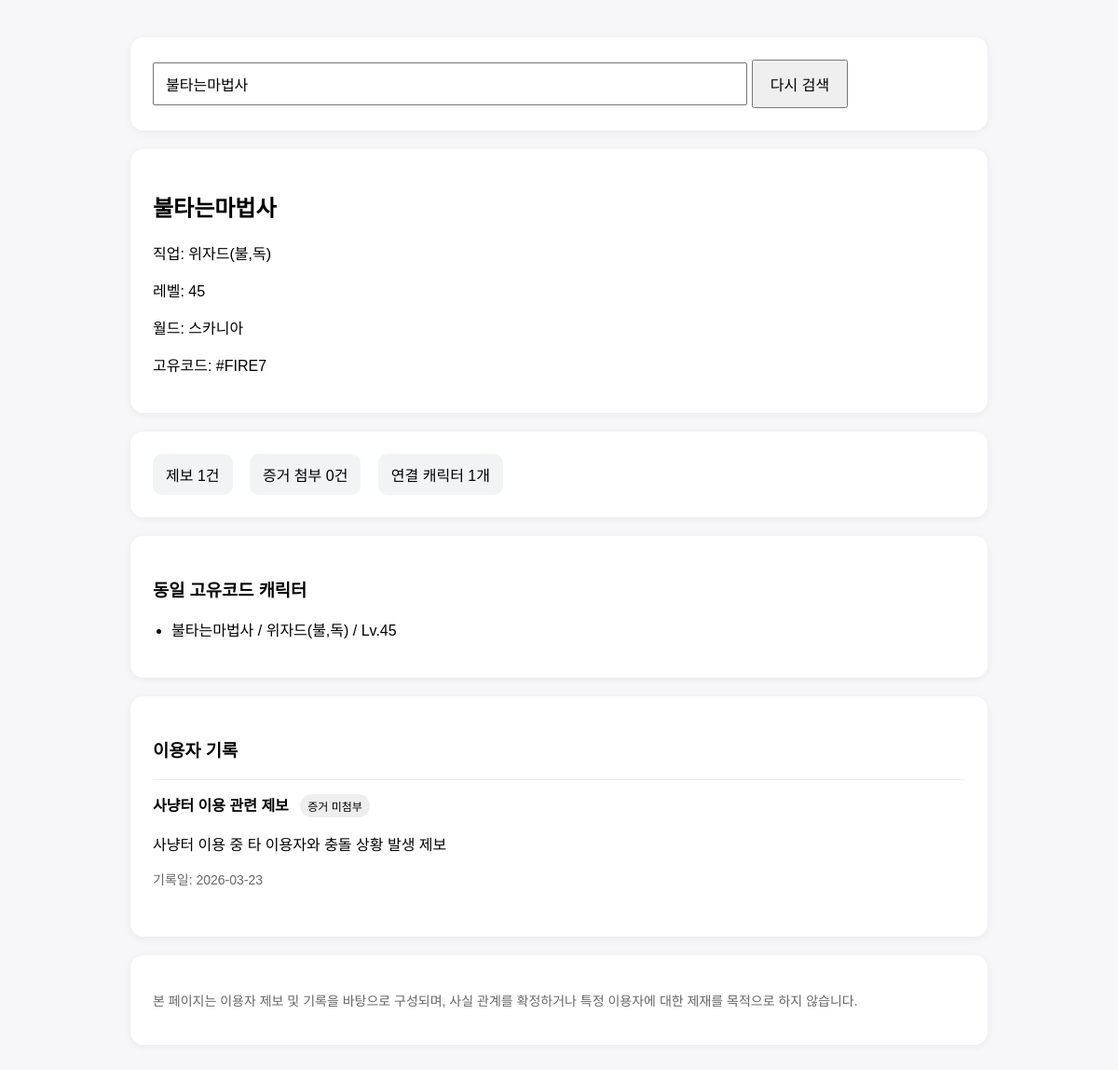
/search?name=불타는마법사, run on the app's committed database.
### tables this page shows
CREATE TABLE characters (
    id INTEGER PRIMARY KEY AUTOINCREMENT,
    character_name TEXT NOT NULL UNIQUE,
    unique_code TEXT NOT NULL,
    job TEXT,
    level INTEGER,
    world TEXT,
    created_at TEXT DEFAULT CURRENT_TIMESTAMP
);

CREATE TABLE reports (
    id INTEGER PRIMARY KEY AUTOINCREMENT,
    character_name TEXT NOT NULL,
    unique_code TEXT NOT NULL,
    category TEXT NOT NULL,
    summary TEXT NOT NULL,
    evidence INTEGER NOT NULL DEFAULT 0,
    report_date TEXT NOT NULL,
    created_at TEXT DEFAULT CURRENT_TIMESTAMP
);

### app.py (the view)
@app.route("/search", methods=["GET"])
def search():
    name = request.args.get("name", "").strip()
    if not name:
        return render_template("result.html", found=False, query=name)
    conn = get_conn()
    conn.execute(
        "INSERT INTO search_logs (character_name) VALUES (?)",
        (name,)
    )
    conn.commit()
    character = conn.execute("""
        SELECT *
        FROM characters
        WHERE character_name = ?
    """, (name,)).fetchone()
    if not character:
        conn.close()
        return render_template("result.html", found=False, query=name)
    linked_chars = conn.execute("""
        SELECT character_name, job, level
        FROM characters
        WHERE unique_code = ?
        ORDER BY level DESC, character_name ASC
    """, (character["unique_code"],)).fetchall()
    reports = conn.execute("""
        SELECT category, summary, evidence, report_date
        FROM reports
        WHERE unique_code = ?
        ORDER BY report_date DESC
    """, (character["unique_code"],)).fetchall()
    report_count = len(reports)
    evidence_count = sum(1 for r in reports if r["evidence"] == 1)
    conn.close()
    return render_template(
        "result.html",
        found=True,
        character=character,
        linked_chars=linked_chars,
        reports=reports,
        report_count=report_count,
        evidence_count=evidence_count,
        query=name
    )

### app.py (called while the page is built)
def get_conn():
    conn = sqlite3.connect(DB_PATH)
    conn.row_factory = sqlite3.Row
    return conn

### templates/result.html (shortened to what this page needs)
<!DOCTYPE html>
<html lang="ko">
<head>
</head>
<body>
  <div class="box">
    <form action="/search" method="get">
      <input type="text" name="name" value="{{ query }}" placeholder="캐릭터명 입력">
      <button type="submit">다시 검색</button>
    </form>
  </div>
  {% if not found %}
    <div class="box">
      <h2>검색 결과 없음</h2>
      <p><strong>{{ query }}</strong> 에 대한 기록을 찾지 못했습니다.</p>
      <p class="muted">아직 등록되지 않은 캐릭터일 수 있습니다.</p>
    </div>
  {% else %}
    <div class="box">
      <h2>{{ character["character_name"] }}</h2>
      <p>직업: {{ character["job"] or '-' }}</p>
      <p>레벨: {{ character["level"] or '-' }}</p>
      <p>월드: {{ character["world"] or '-' }}</p>
      <p>고유코드: {{ character["unique_code"] }}</p>
    </div>
    <div class="box">
      <div class="stat">제보 {{ report_count }}건</div>
      <div class="stat">증거 첨부 {{ evidence_count }}건</div>
      <div class="stat">연결 캐릭터 {{ linked_chars|length }}개</div>
    </div>
    <div class="box">
      <h3>동일 고유코드 캐릭터</h3>
      <ul>
        {% for c in linked_chars %}
          <li>{{ c["character_name"] }} / {{ c["job"] }} / Lv.{{ c["level"] }}</li>
        {% endfor %}
      </ul>
    </div>
    <div class="box">
      <h3>이용자 기록</h3>
      {% if reports %}
        {% for report in reports %}
          <div class="report">
            <strong>{{ report["category"] }}</strong>
            {% if report["evidence"] == 1 %}
              <span class="badge">증거 첨부</span>
            {% else %}
              <span class="badge">증거 미첨부</span>
            {% endif %}
            <p>{{ report["summary"] }}</p>
            <p class="muted">기록일: {{ report["report_date"] }}</p>
          </div>
        {% endfor %}
      {% else %}
        <p class="muted">등록된 기록이 없습니다.</p>
      {% endif %}
    </div>
    <div class="box">
      <p class="muted">
        본 페이지는 이용자 제보 및 기록을 바탕으로 구성되며, 사실 관계를 확정하거나 특정 이용자에 대한 제재를 목적으로 하지 않습니다.
      </p>
    </div>
  {% endif %}
</body>
</html>

### templates/result.html (style rules this page uses)
body { font-family: Arial, sans-serif; max-width: 920px; margin: 40px auto; padding: 0 16px; background: #f7f7f9; }
.box { background: white; border-radius: 14px; padding: 24px; margin-bottom: 20px; box-shadow: 0 2px 10px rgba(0,0,0,0.06); }
input[type=text] { width: 70%; padding: 12px; font-size: 16px; }
button { padding: 12px 18px; font-size: 16px; cursor: pointer; }
.stat { display: inline-block; margin-right: 14px; padding: 10px 14px; border-radius: 10px; background: #f1f3f5; }
.muted { color: #666; font-size: 14px; }
ul { padding-left: 20px; }
.report { border-top: 1px solid #eee; padding: 14px 0; }
.badge { display: inline-block; padding: 4px 8px; border-radius: 999px; background: #eee; font-size: 12px; margin-left: 8px; }

### data on the page
characters: character_name "불타는마법사", job "위자드(불,독)", level "45", world "스카니아", unique_code "#FIRE7"
reports: category "사냥터 이용 관련 제보", evidence "증거 미첨부", summary "사냥터 이용 중 타 이용자와 충돌 상황 발생 제보", report_date "2026-03-23"

### other printed values
{{ report_count }} "1"
{{ evidence_count }} "0"
{{ linked_chars|length }} "1"
